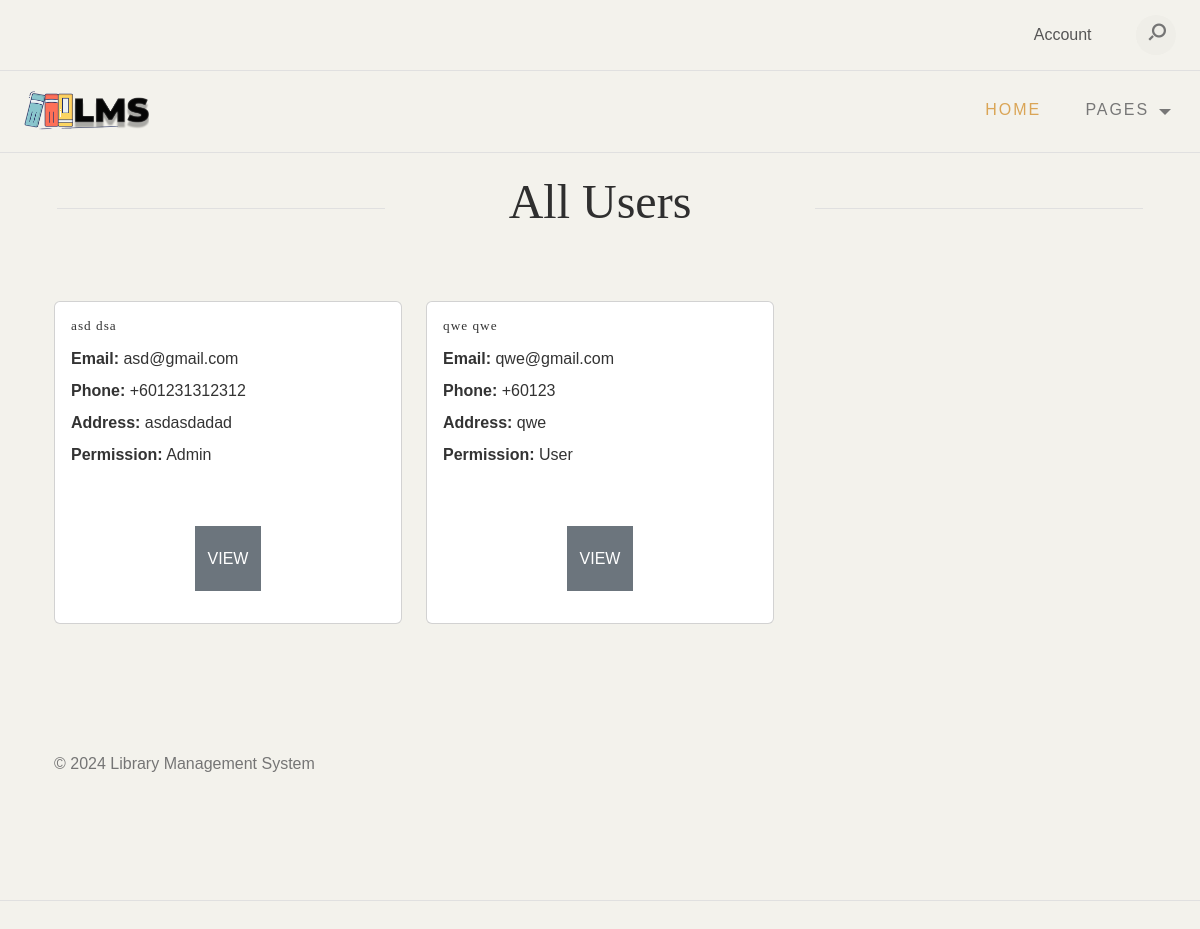
Screenshot of /all_users.php with the database file from the repository.
### tables this page shows
CREATE TABLE `users` (
  `UserID` int(11) NOT NULL,
  `FirstName` varchar(100) DEFAULT NULL,
  `LastName` varchar(100) DEFAULT NULL,
  `Password` varchar(255) DEFAULT NULL,
  `Email` varchar(100) DEFAULT NULL,
  `Phone` varchar(15) DEFAULT NULL,
  `Address` varchar(255) DEFAULT NULL,
  `MembershipDate` date DEFAULT NULL,
  `Permission` varchar(15) NOT NULL,
  `Image` varchar(255) NOT NULL
);

### all_users.php (the view, shortened to what this page needs)
<?php
include_once("database/db.php");
$queryUsers = "
    SELECT u.UserID, CONCAT(u.FirstName, ' ', u.LastName) AS FullName, u.Email, u.Permission, u.Phone, u.Address
    FROM users u
    ORDER BY FullName ASC";
$resultUsers = mysqli_query($conn, $queryUsers);
?>
<!DOCTYPE html>
<html lang="en">
<head>
    <link href="https://cdn.jsdelivr.net/npm/bootstrap@5.3.1/dist/css/bootstrap.min.css" rel="stylesheet"
>
    <link rel="stylesheet" type="text/css" href="css/normalize.css">
    <link rel="stylesheet" type="text/css" href="icomoon/icomoon.css">
    <link rel="stylesheet" type="text/css" href="css/vendor.css">
    <link rel="stylesheet" type="text/css" href="style.css">
</head>
<body data-bs-spy="scroll" data-bs-target="#header" tabindex="0">
    <?php include 'header.php'; ?>
    <section id="all-users" class="users-section">
        <div class="container">
            <div class="row">
                <div class="col-md-12">
                    <div class="section-header align-center">
                        <h2 class="section-title">All Users</h2>
                    </div>
                    <div class="row">
                        <?php while ($user = mysqli_fetch_assoc($resultUsers)): ?>
                            <div class="col-md-4 mb-4">
                                <div class="card">
                                    <div class="card-body">
                                        <h5 class="card-title"><?php echo htmlspecialchars($user['FullName']); ?></h5>
                                        <p class="card-text">
                                            <strong>Email:</strong> <?php echo htmlspecialchars($user['Email']); ?><br>
                                            <strong>Phone:</strong> <?php echo htmlspecialchars($user['Phone']); ?><br>
                                            <strong>Address:</strong> <?php echo htmlspecialchars($user['Address']); ?><br>
                                            <strong>Permission:</strong>
                                            <?php
                                            if ($user['Permission'] == '1') {
                                                echo "Admin";
                                            } elseif ($user['Permission'] == '3') {
                                                echo "Librarian";
                                            } else {
                                                echo "User";
                                            }
                                            ?>
                                        </p>
                                        <div class="text-center">
                                            <?php if ($_SESSION['Permission'] == '1') { ?>
                                                <button class="btn btn-primary"
                                                        onclick="window.location.href='edit_user.php?UserID=<?php echo $user['UserID']; ?>'">
                                                    Edit
                                                </button>
                                                <button class="btn btn-danger"
                                                        onclick="if(confirm('Are you sure you want to delete this user?')) { window.location.href='delete.php?ACTION=Delete&UserID=<?php echo $user['UserID']; ?>'; }">
                                                    Delete
                                                </button>
                                            <?php } else { ?>
                                                <button class="btn btn-secondary"
                                                        onclick="alert('You do not have permission to perform this action.');">
                                                    View
                                                </button>
                                            <?php } ?>
                                        </div>
                                    </div>
                                </div>
                            </div>
                        <?php endwhile; ?>
                    </div>
                </div>
            </div>
        </div>
    </section>
    <?php include 'footer.php'; ?>
</body>
</html>

### style.css (style rules this page uses)
:root { --header-height: 160px; --header-height-min: 80px; }
:root { --accent-color: #C5A992; --secondary-color: #C5A992; --dark-color: #2f2f2f; --light-color: #F3F2EC; --body-text-color: #757575; --light-text-color: #afafaf; --dark-text-color: #2f2f2f; }
:root { --body-font: "Raleway", sans-serif; --heading-font: "Prata", Georgia, serif; --secondary-font: "Playfair Display", Georgia, serif; }
:root, [data-bs-theme=light] { --heading-font: "Prata", Georgia, serif; --heading-font-weight: 400; --heading-color: var(--bs-dark); --heading-line-height: 1.1; --swiper-theme-color: var(--bs-primary); --custom-easing: cubic-bezier(.17, .67, .83, .67); --bs-body-font-family: "Raleway", arial, sans-serif; --bs-body-font-size: 0.9rem; --bs-body-font-weight: 400; --bs-body-line-height: 1.7; --bs-body-color: #333; --bs-body-color-rgb: 51, 51, 51; --bs-primary: #C5A992; --bs-primary-dark: #C5A992; --bs-secondary: #C5A992; --bs-black: #111; --bs-light: #F1F1F0; --bs-dark: #212529; --bs-gray: #949494; --bs-gray-dark: #51565b; --bs-primary-rgb: 169, 128, 115; --bs-secondary-rgb: 253, 238, 233; --bs-black-rgb: 17, 17, 17; --bs-light-rgb: 241, 241, 240; --bs-dark-rgb: 33, 37, 41; --bs-link-color: var(--bs-dark); --bs-link-color-rgb: 17, 17, 17; --bs-link-decoration: underline; --bs-link-hover-color: var(--bs-primary); --bs-link-hover-color-rgb: 169, 128, 115; }
.container, .container-fluid, .container-lg, .container-md, .container-sm, .container-xl, .container-xxl { --bs-gutter-x: 2.5rem; }
h1, h2, h3, h4, h5, h6 { color: var(--heading-color); }
.btn { --bs-btn-border-radius: 0; }
.container, .container-fluid, .container-lg, .container-md, .container-sm, .container-xl, .container-xxl { --bs-gutter-x: 3rem; }
*, *::before, *::after { -webkit-box-sizing: border-box; -moz-box-sizing: border-box; box-sizing: border-box; }
html { box-sizing: border-box; }
body { font-family: var(--body-font); font-size: 16px; line-height: 2; color: var(--body-text-color); background-color: var(--light-color); }
button, input, select, textarea { font-family: inherit; font-size: inherit; line-height: inherit; outline: 0; }
h1, .h1, h2, .h2, h3, .h3, h4, .h4, h5, .h5, h6, .h6 { font-family: var(--heading-font); line-height: 1.2; color: var(--dark-color); }
h1, h2, h3 { margin: 25px 0; text-transform: capitalize; }
h5, h6 { letter-spacing: 1px; }
h2, .h2 { font-size: 1.5em; line-height: 1.4; }
h5, .h5 { font-size: .83em; line-height: 1.25; }
p { margin: 0 0 20px 0; }
::placeholder { color: #999; }
.align-center { display: block; margin-left: auto; margin-right: auto; text-align: center; }
.container::after, .row::after, .clearfix::after { display: block; clear: both; content: ""; }
.text-center { text-align: center; }
button, .button { margin-bottom: 1rem; }
pre, blockquote, dl, figure, table, p, ul, ol, form { margin-bottom: 2.5rem; }
a.btn, input[type="button"], input[type="submit"], input[type="reset"], input[type="file"], button { background-image: none; background: var(--accent-color); text-decoration: none !important; display: inline-block; position: relative; border: 1px solid transparent; border-radius: 0; padding: 0.75em 1.5em; margin-top: 15px; font-size: 15px; font-weight: bold; line-height: normal; text-align: center; text-transform: uppercase; color: #fff; z-index: 1; cursor: pointer; white-space: nowrap; vertical-align: middle; -webkit-transition: all 0.3s ease-in; transition: all 0.3s ease-in; -ms-touch-action: manipulation; touch-action: manipulation; -webkit-user-select: none; -moz-user-select: none; -ms-user-select: none; user-select: none; }
.btn:last-child { margin-right: 0; }
button { font-size: 1em; font-weight: 600; border: none; height: 65px; cursor: pointer; text-transform: uppercase; }
.section-header { position: relative; }
.section-title { font-size: 3em; font-weight: 500; line-height: 1; position: relative; margin-bottom: 75px; }
.section-header .section-title:before, .section-header .section-title:after { content: ""; border-bottom: 1px solid #E0E0E0; position: absolute; top: 30px; width: 25%; align-items: center; }
.section-header .section-title:before { left: 3px; }
.section-header .section-title:after { right: 3px; }
@media screen and (max-width: 1366px) { .section-header .section-title:before, .section-header .section-title:after { width: 30%; } }

### rows the page displays
users: FullName "asd dsa", Email "asd@gmail.com", Phone "+601231312312", Address "asdasdadad", Permission "Admin"
users: FullName "qwe qwe", Email "qwe@gmail.com", Phone "+60123", Address "qwe", Permission "User"
